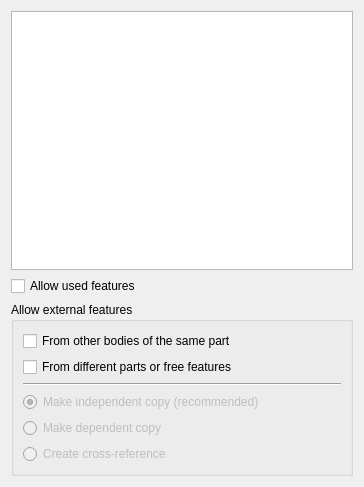
<?xml version="1.0" encoding="UTF-8"?>
<ui version="4.0">
 <class>PartDesignGui::TaskFeaturePick</class>
 <widget class="QWidget" name="PartDesignGui::TaskFeaturePick">
  <property name="geometry">
   <rect>
    <x>0</x>
    <y>0</y>
    <width>364</width>
    <height>487</height>
   </rect>
  </property>
  <property name="windowTitle">
   <string>Form</string>
  </property>
  <layout class="QVBoxLayout" name="verticalLayout_4">
   <item>
    <widget class="QListWidget" name="listWidget"/>
   </item>
   <item>
    <widget class="QCheckBox" name="checkUsed">
     <property name="text">
      <string>Allow used features</string>
     </property>
    </widget>
   </item>
   <item>
    <widget class="QGroupBox" name="checkExternal">
     <property name="title">
      <string>Allow external features</string>
     </property>
     <property name="checkable">
      <bool>false</bool>
     </property>
     <property name="checked">
      <bool>false</bool>
     </property>
     <layout class="QVBoxLayout" name="verticalLayout_2">
      <item>
       <widget class="QCheckBox" name="checkOtherBody">
        <property name="text">
         <string>From other bodies of the same part</string>
        </property>
       </widget>
      </item>
      <item>
       <widget class="QCheckBox" name="checkOtherPart">
        <property name="text">
         <string>From different parts or free features</string>
        </property>
       </widget>
      </item>
      <item>
       <widget class="Line" name="line">
        <property name="orientation">
         <enum>Qt::Horizontal</enum>
        </property>
       </widget>
      </item>
      <item>
       <widget class="QRadioButton" name="radioIndependent">
        <property name="enabled">
         <bool>false</bool>
        </property>
        <property name="text">
         <string>Make independent copy (recommended)</string>
        </property>
        <property name="checked">
         <bool>true</bool>
        </property>
       </widget>
      </item>
      <item>
       <widget class="QRadioButton" name="radioDependent">
        <property name="enabled">
         <bool>false</bool>
        </property>
        <property name="text">
         <string>Make dependent copy</string>
        </property>
       </widget>
      </item>
      <item>
       <widget class="QRadioButton" name="radioXRef">
        <property name="enabled">
         <bool>false</bool>
        </property>
        <property name="text">
         <string>Create cross-reference</string>
        </property>
       </widget>
      </item>
     </layout>
    </widget>
   </item>
  </layout>
 </widget>
 <resources/>
 <connections/>
</ui>
